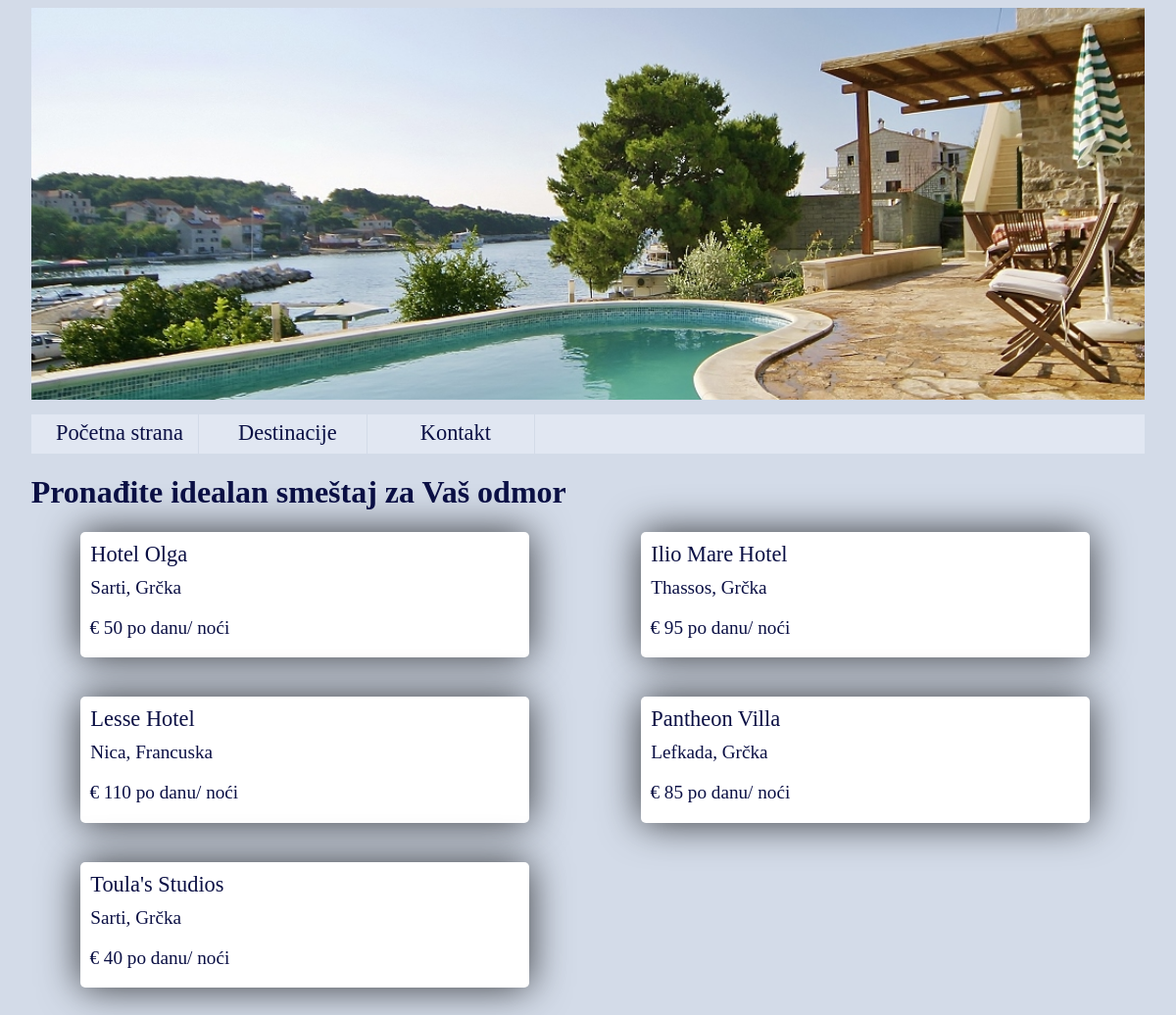
The page /AppartmentRent/ on the database its author committed.
### AppartmentRent/models.py (models this page shows, shortened)
class Appartment(models.Model):
    name = models.CharField(max_length=256)
    description = models.CharField(max_length=1024)
    price = models.IntegerField(default=0)
    location = models.ForeignKey(Location, on_delete=models.CASCADE)
    availableRooms = models.IntegerField(default=0)
    photo = models.CharField(max_length=1024, default="")

class Location(models.Model):
    country = models.CharField(max_length=256, default="")
    place = models.CharField(max_length=256, default="")
    description = models.CharField(max_length=1024, default="")
    photo = models.CharField(max_length=1024, default="")
    distanceBg = models.CharField(max_length=256, default="")
    distanceNis = models.CharField(max_length=256, default="")
    distanceNs = models.CharField(max_length=256, default="")

### AppartmentRent/views.py (the view)
class IndexView(generic.ListView):
    template_name = 'AppartmentRent/index.html'
    context_object_name = 'latest_appartment_list'
    def get_queryset(self):
        return Appartment.objects.order_by('name')

### AppartmentRent/templates/AppartmentRent/index.html (shortened to what this page needs)
{% load static %}
<link rel="stylesheet" type="text/css" href="{% static 'AppartmentRent/style.css' %}" />
<div class="titleImg"></div>
<div class="menu">
    <div class="menuItem">
        <a href="{% url 'AppartmentRent:index' %}" class="appartName">Početna strana</a>
    </div>
    <div class="menuItem">
        <a href="{% url 'AppartmentRent:destinations' %}" class="appartName">Destinacije</a>
    </div>
    <div class="menuItem">
        <a href="{% url 'AppartmentRent:contact' %}" class="appartName">Kontakt</a>
    </div>
</div>
<h1 class="title">Pronađite idealan smeštaj za Vaš odmor</h1>
{% if latest_appartment_list %}
    <ul>
    {% for appartment in latest_appartment_list %}
    	<div class="appartment">
    		<a href="{% url 'AppartmentRent:detail' appartment.id %}" class="appartName">{{ appartment.name }}</a>
    		<p class="appartPlace">{{ appartment.location.place }}, {{ appartment.location.country }}</p>
            <p class="appartInfo"> € {{ appartment.price }} po danu/ noći</p>
    	</div>
    {% endfor %}
    </ul>
{% else %}
    <p class="noItems">Trenutno nema dostupnih apartmana.</p>
{% endif %}

### AppartmentRent/static/AppartmentRent/style.css (style rules this page uses)
.titleImg { width: 96%; height: 400px; background: url("images/background1.jpg") no-repeat; background-size: cover; margin-left: 2%; }
.menu { margin-top: 15px; margin-left: 2%; width: 96%; height: 40px; background-color: #e1e7f2; }
.menuItem { text-align: center; padding-top: 6px; height: 40px; width: 15%; color: #0a0f44; float: left; border-right: 1px solid #d3dbe8; }
.title { margin-left: 2%; color: #0a0f44; }
.appartment { background-color: white; width: 40%; height: auto; border-radius: 5px; float: left; margin-right: 7%; margin-left: 3%; margin-bottom: 40px; -webkit-box-shadow: 0px 0px 40px 0px rgba(0,0,0,0.75); -moz-box-shadow: 0px 0px 40px 0px rgba(0,0,0,0.75); box-shadow: 0px 0px 40px 0px rgba(0,0,0,0.75); padding-top: 10px; }
.appartName { font-size: 1.4em; color: #0a0f44; margin-left: 10px; margin-top: 20px; }
.appartPlace { font-size: 1.2em; color: #0a0f44; margin-left: 10px; margin-top: 10px; }
a { text-decoration: none; }
.appartInfo { font-size: 1.2em; color: #0a0f44; margin-left: 2%; }

### rows shown on the page
Appartment: name "Hotel Olga", location.place "Sarti", location.country "Grčka", price "50"
Appartment: name "Ilio Mare Hotel", location.place "Thassos", location.country "Grčka", price "95"
Appartment: name "Lesse Hotel", location.place "Nica", location.country "Francuska", price "110"
Appartment: name "Pantheon Villa", location.place "Lefkada", location.country "Grčka", price "85"
Appartment: name "Toula's Studios", location.place "Sarti", location.country "Grčka", price "40"
